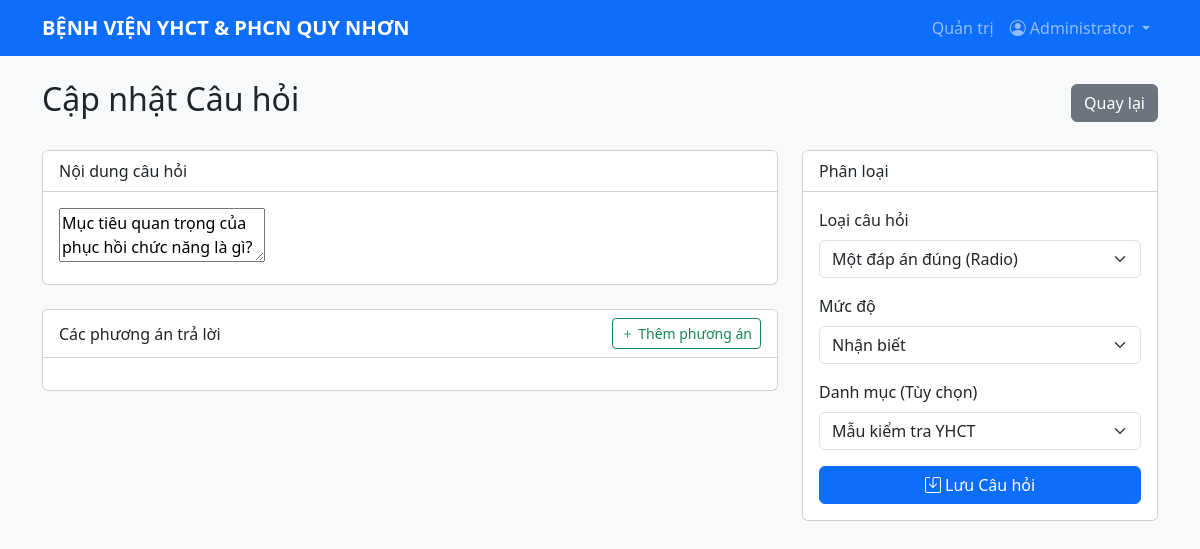
The app's page /admin/question_edit.php?id=2 (signed in) with its own data.
### tables this page shows
CREATE TABLE site_settings (
    setting_key VARCHAR(100) PRIMARY KEY,
    setting_value VARCHAR(255) NOT NULL,
    updated_at TIMESTAMP NOT NULL DEFAULT CURRENT_TIMESTAMP ON UPDATE CURRENT_TIMESTAMP
);

CREATE TABLE questions (
    id INT UNSIGNED AUTO_INCREMENT PRIMARY KEY,
    category_id INT UNSIGNED NULL,
    content TEXT NOT NULL,
    type ENUM('single', 'multiple') NOT NULL DEFAULT 'single',
    level ENUM('1', '2', '3', '4', '5') NOT NULL DEFAULT '1' COMMENT '1: Nhận biết, 2: Thông thường, 3: Thông hiểu, 4: Vận dụng, 5: Vận dụng cao',
    created_at TIMESTAMP NOT NULL DEFAULT CURRENT_TIMESTAMP,
    updated_at TIMESTAMP NOT NULL DEFAULT CURRENT_TIMESTAMP ON UPDATE CURRENT_TIMESTAMP,
    KEY idx_questions_category_id (category_id),
    KEY idx_questions_level (level),
    CONSTRAINT fk_questions_category FOREIGN KEY (category_id) REFERENCES categories(id) ON DELETE SET NULL ON UPDATE CASCADE
);

CREATE TABLE categories (
    id INT UNSIGNED AUTO_INCREMENT PRIMARY KEY,
    name VARCHAR(255) NOT NULL,
    created_at TIMESTAMP NOT NULL DEFAULT CURRENT_TIMESTAMP,
    UNIQUE KEY uq_categories_name (name)
);

### includes/functions.php (called while the page is built, shortened)
<?php
function h($str) {
    return htmlspecialchars($str ?? '', ENT_QUOTES, 'UTF-8');
}
function getSiteSetting($pdo, $key, $default = '') {
    static $settings = [];
    if (!array_key_exists($key, $settings)) {
        $stmt = $pdo->prepare("SELECT setting_value FROM site_settings WHERE setting_key = ?");
        $stmt->execute([$key]);
        $value = $stmt->fetchColumn();
        $settings[$key] = $value === false ? $default : $value;
    }
    return $settings[$key];
}
function isLoggedIn() {
    return isset($_SESSION['user_id']);
}
function isAdmin() {
    return isset($_SESSION['role']) && $_SESSION['role'] === 'admin';
}
?>

### admin/question_edit.php (the view, shortened to what this page needs)
<?php
require_once __DIR__ . '/../config/database.php';
require_once __DIR__ . '/../includes/functions.php';
$id = $_GET['id'] ?? null;
$qData = null;
$stmtCat = $pdo->query("SELECT * FROM categories ORDER BY name ASC");
$categories = $stmtCat->fetchAll();
if ($id) {
    $stmt = $pdo->prepare("SELECT * FROM questions WHERE id = ?");
    $stmt->execute([$id]);
    $qData = $stmt->fetch();
}
require_once __DIR__ . '/../includes/header.php';
?>
<div class="d-flex justify-content-between align-items-center mb-4">
    <h2><?= $id ? 'Cập nhật Câu hỏi' : 'Thêm Câu hỏi mới' ?></h2>
    <a href="questions.php" class="btn btn-secondary">Quay lại</a>
</div>
<form method="POST" id="questionForm">
    <div class="row">
        <div class="col-md-8">
            <div class="card mb-4">
                <div class="card-header bg-white font-weight-bold">Nội dung câu hỏi</div>
                <div class="card-body">
                    <textarea name="content" id="question_content"><?= $qData ? htmlspecialchars($qData['content']) : '' ?></textarea>
                </div>
            </div>
            <div class="card mb-4">
                <div class="card-header bg-white d-flex justify-content-between align-items-center">
                    <span>Các phương án trả lời</span>
                    <button type="button" class="btn btn-sm btn-outline-success" id="btnAddAnswer"><i class="bi bi-plus"></i> Thêm phương án</button>
                </div>
                <div class="card-body" id="answersContainer">
                </div>
            </div>
        </div>
        <div class="col-md-4">
            <div class="card mb-4">
                <div class="card-header bg-white">Phân loại</div>
                <div class="card-body">
                    <div class="mb-3">
                        <label class="form-label">Loại câu hỏi</label>
                        <select name="type" id="question_type" class="form-select">
                            <option value="single" <?= ($qData['type'] ?? '') == 'single' ? 'selected' : '' ?>>Một đáp án đúng (Radio)</option>
                        </select>
                    </div>
                    <div class="mb-3">
                        <label class="form-label">Mức độ</label>
                        <select name="level" class="form-select">
                            <option value="1" <?= ($qData['level'] ?? '') == '1' ? 'selected' : '' ?>>Nhận biết</option>
                        </select>
                    </div>
                    <div class="mb-3">
                        <label class="form-label">Danh mục (Tùy chọn)</label>
                        <select name="category_id" class="form-select">
                            <?php foreach($categories as $cat): ?>
                            <option value="<?= $cat['id'] ?>" <?= ($qData['category_id'] ?? '') == $cat['id'] ? 'selected' : '' ?>><?= h($cat['name']) ?></option>
                            <?php endforeach; ?>
                        </select>
                    </div>
                    <button type="submit" class="btn btn-primary w-100"><i class="bi bi-save"></i> Lưu Câu hỏi</button>
                </div>
            </div>
        </div>
    </div>
</form>
<?php require_once __DIR__ . '/../includes/footer.php'; ?>

### includes/header.php (shortened to what this page needs)
<?php
require_once __DIR__ . '/../config/database.php';
require_once __DIR__ . '/functions.php';
$contestName = getSiteSetting($pdo, 'contest_name', 'BỆNH VIỆN YHCT & PHCN QUY NHƠN');
?>
<!DOCTYPE html>
<html lang="vi">
<head>
    <link href="https://cdn.jsdelivr.net/npm/bootstrap@5.3.0/dist/css/bootstrap.min.css" rel="stylesheet">
    <link rel="stylesheet" href="https://cdn.jsdelivr.net/npm/bootstrap-icons@1.10.5/font/bootstrap-icons.css">
</head>
<body>
<nav class="navbar navbar-expand-lg navbar-dark bg-primary mb-4">
  <div class="container">
    <a class="navbar-brand" href="/index.php"><?= h($contestName) ?></a>
    <div class="collapse navbar-collapse" id="navbarNav">
      <ul class="navbar-nav">
        <?php if (isLoggedIn()): ?>
        <?php if (isAdmin()): ?>
        <li class="nav-item">
          <a class="nav-link" href="/admin/index.php">Quản trị</a>
        </li>
        <?php endif; ?>
        <li class="nav-item dropdown">
          <a class="nav-link dropdown-toggle" href="#" id="navbarDropdown" role="button" data-bs-toggle="dropdown">
            <i class="bi bi-person-circle"></i> <?= h($_SESSION['fullname'] ?? '') ?>
          </a>
        </li>
        <?php endif; ?>
      </ul>
    </div>
  </div>
</nav>
<div class="container">

### includes/header.php (style rules this page uses)
body { background-color: #f8f9fa; }
.navbar-brand { white-space: normal; line-height: 1.2; font-weight: 600; }

### records on screen
site_settings: setting_value "BỆNH VIỆN YHCT & PHCN QUY NHƠN"
questions: content "Mục tiêu quan trọng của phục hồi chức năng là gì?", type "Một đáp án đúng (Radio)", level "Nhận biết", category_id "Mẫu kiểm tra YHCT"

### other values on screen
$_SESSION['fullname'] "Administrator"
